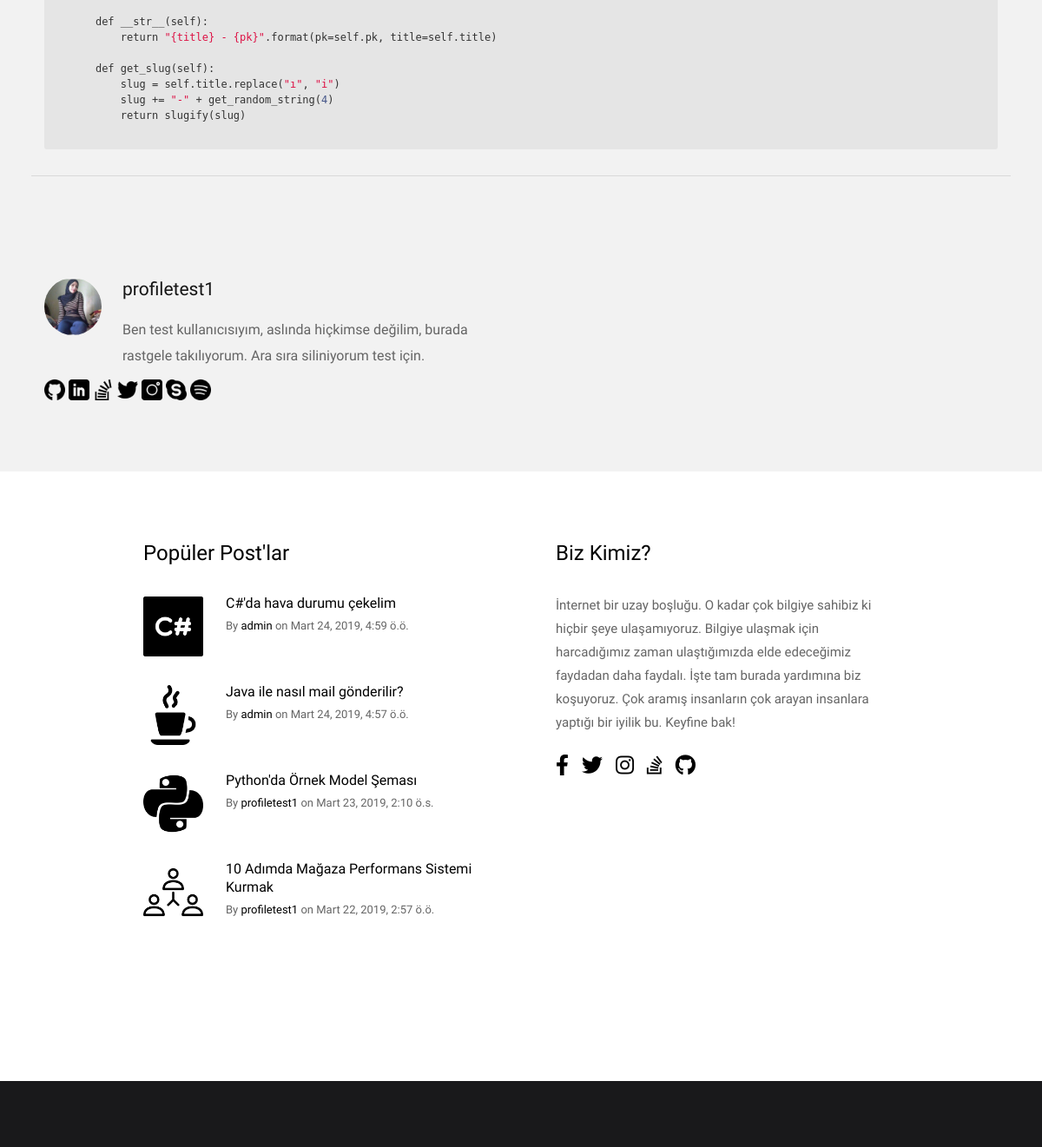
/posts/post/ornek-model-semasi-twy9 (signed in, middle part), run on an earlier commit of the app's database.
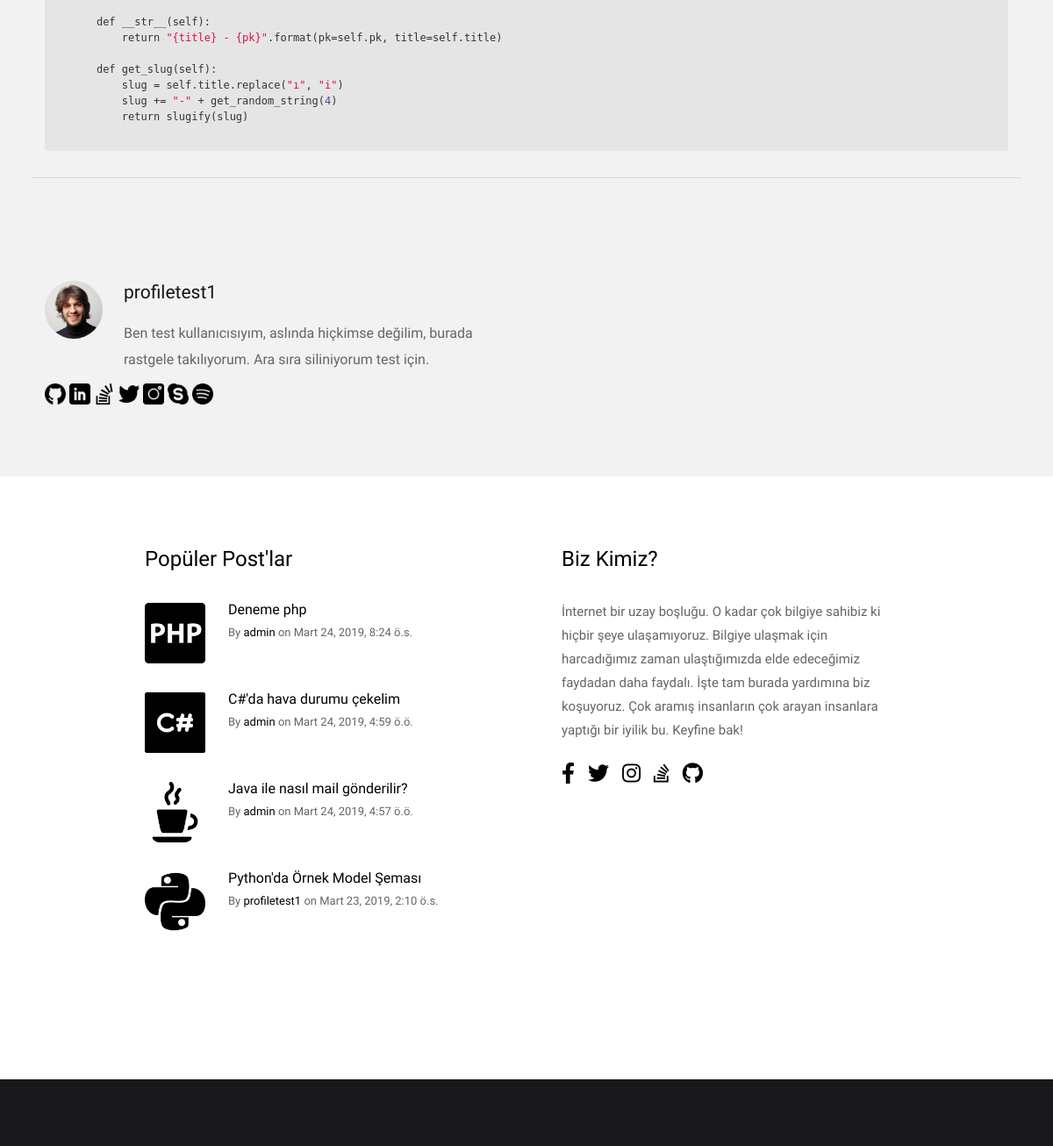
And on a later commit of the database.
### blog/models.py (models this page shows, shortened)
class Post(models.Model):
    author = models.ForeignKey("auth.User", on_delete=models.CASCADE, verbose_name="Author")
    category = models.ForeignKey("Category", on_delete=models.CASCADE, verbose_name="Category Name")
    sub_category = models.ForeignKey("SubCategory", on_delete=models.CASCADE, verbose_name="Sub-Category Name",
                                     related_name="sub_category")
    title = models.CharField(max_length=50, verbose_name="Post Title")
    slug = models.SlugField(max_length=55, blank=True, null=True)
    description = RichTextField(max_length=100000, null=False)
    image = models.ImageField(upload_to='story_images/', null=True, blank=True,
                              default='')
    created_date = models.DateTimeField(auto_now_add=True, verbose_name="Created Date")
    updated_date = models.DateTimeField(blank=True, null=True, verbose_name="Updated Date")
    verified_date = models.DateTimeField(auto_now_add=True, verbose_name="Verified Date")
    STATUS_DRAFT = 1
    STATUS_PUBLISHED = 2
    STATUS_ARCHIVED = 3
    STATUS_DEACTIVATED = 4
    STATUSES = (
        (STATUS_DRAFT, 'Taslak'),
        (STATUS_PUBLISHED, 'Yayında'),
        (STATUS_ARCHIVED, 'Arşivlendi'),
        (STATUS_DEACTIVATED, 'Kaldırıldı')
    )
    active_post = models.SmallIntegerField(choices=STATUSES, default="2")
    tag = models.ManyToManyField(SubCategory)

class SubCategory(models.Model):
    category_name = models.ForeignKey(Category, on_delete=models.CASCADE, null=True, related_name='subcategories')
    sub_category_name = models.CharField(max_length=50, verbose_name="Sub-Category Name")
    sub_category_image = models.FileField(upload_to='sub_category_images/', null=True, blank=True)
    def __str__(self):
        return self.sub_category_name

### user/models.py (models this page shows, shortened)
class Profile(models.Model):
    user = models.OneToOneField(User, on_delete=models.CASCADE)
    slug = models.SlugField(max_length=55, blank=True, null=True)
    bio = models.TextField(max_length=500, blank=True)
    school = models.CharField(max_length=30, blank=True)
    education = models.CharField(max_length=30, blank=True)
    city = models.CharField(max_length=30, blank=True)
    birth_date = models.DateField(null=True, blank=True)
    avatar = models.ImageField(upload_to='avatars/', null=True, blank=True)
    job = models.CharField(max_length=30, blank=True)
    skills = models.ManyToManyField(SubCategory)
    post = models.ManyToManyField(Post, blank=True)
    followers = models.ManyToManyField(User, blank=True, verbose_name="Followers", related_name="Followers")
    following = models.ManyToManyField(User, blank=True, verbose_name="Following", related_name="Following")
    github_profile = models.URLField(verbose_name="Github Profile", null=True, blank=True)
    twitter_profile = models.URLField(verbose_name="Twitter Profile", null=True, blank=True)
    stack_overflow_profile = models.URLField(verbose_name="Stack Overflow Profile", null=True, blank=True)
    facebook_profile = models.URLField(verbose_name="Facebook Profile", null=True, blank=True)
    instagram_profile = models.URLField(verbose_name="Instagram Profile", null=True, blank=True)

### blog/views.py (the view)
# urls.py: path('post/<slug:slug>', views.detail, name="detail"),
@login_required
def detail(request, slug):
    post = get_object_or_404(Post, slug=slug)
    tag = post.tag.all()
    context = {
        "post": post,
        "tag": tag,
    }
    return render(request, "post_pages/detail_post.html", context)

### base_pages/views.py (called while the page is built)
def categories(request):
    categories = Category.objects.all()
    context = {
        "categories": categories,
    }
    return context

def footerpost(request):
    footer_post = Post.objects.filter(active_post="2").order_by('-created_date')
    context = {
        "footer_post": footer_post,
    }
    return context

### blog/templatetags/my_filters.py (called while the page is built)
@register.filter()
def upfirstletter(value):
    first = value[0] if len(value) > 0 else ''
    remaining = value[1:] if len(value) > 1 else ''
    return first.upper() + remaining

### templates/post_pages/detail_post.html (shortened to what this page needs)
{% extends "base/layout.html" %}
{% load static %}
{% block body %}
    <section class="s-content" style="padding-top: 0px">
        <section id="styles" class="s-styles">
            <div class="row">
                <div class="col-full tab-full">
                    <p>
                        {{ post.description|safe }}
                    </p>
                </div>
                <hr>
                <div class="caption-container">
                    <div class="col-six table-responsive">
                        <div class="s-content__author">
                            <img src="{{ post.author.profile.avatar.url }}" alt="">
                            <div class="s-content__author-about">
                                <h4 class="s-content__author-name">
                                    <a href="{% url 'user:profile' slug=post.author.profile.slug %}">{{ post.author }}</a>
                                </h4>
                                <p>{{ post.author.profile.bio }}
                                </p>
                            </div>
                        </div>
                        <a href="https://www.github.com/mindlabcore" target="_blank"><img style="width: 24px" src="{% static 'icons/github.png' %}" alt=""></a>
                        <img style="width: 24px" src="{% static 'icons/linkedin.png' %}" alt="">
                        <img style="width: 24px" src="{% static 'icons/stack-overflow.png' %}" alt="">
                        <img style="width: 24px" src="{% static 'icons/twitter.png' %}" alt="">
                        <img style="width: 24px" src="{% static 'icons/instagram.png' %}" alt="">
                        <img style="width: 24px" src="{% static 'icons/skype.png' %}" alt="">
                        <img style="width: 24px" src="{% static 'icons/spotify.png' %}" alt="">
                    </div>
                </div>
            </div>
        </section>
    </section>
{% endblock body %}

### templates/base/components/s-extra-footer-top.html
{% load static %}
{% load my_filters %}
<section class="s-extra">
    <div class="row top">
        <div class="col-eight md-six tab-full popular">
            <h3>Popüler Post'lar</h3>
            <div class="block-1-2 block-m-full popular__posts">
                {% for post in footer_post|slice:":6" %}
                    <article class="col-block popular__post">
                        <a href="#0" class="popular__thumb">
                            <img src="{{ post.sub_category.sub_category_image.url }}" alt="">
                        </a>
                        <h5><a href="{% url 'posts:detail' slug=post.slug %}">{{ post.title|safe|upfirstletter }}</a></h5>
                        <section class="popular__meta">
                            <span class="popular__author"><span>By</span> <a href="{% url 'user:profile' slug=post.author %}">{{ post.author }}</a></span>
                            <span class="popular__date"><span>on</span> <time
                                    datetime="2017-12-19">{{ post.created_date }}</time></span>
                        </section>
                    </article>
                {% endfor %}
            </div>
        </div>
        <div class="col-four md-six tab-full about">
            <h3>Biz Kimiz?</h3>
            <p>
                İnternet bir uzay boşluğu. O kadar çok bilgiye sahibiz ki hiçbir şeye ulaşamıyoruz. Bilgiye ulaşmak için
                harcadığımız zaman ulaştığımızda elde edeceğimiz faydadan daha faydalı. İşte tam burada
                yardımına biz koşuyoruz. Çok aramış insanların çok arayan insanlara yaptığı bir iyilik bu. Keyfine bak!
            </p>
            <ul class="about__social">
                <li>
                    <a href="" target="_blank"><i class="fab fa-facebook-f"></i></a>
                </li>
                <li>
                    <a href="https://twitter.com/kolayinibul" target="_blank"><i class="fab fa-twitter"></i></a>
                </li>
                <li>
                    <a href="https://www.instagram.com/kolayinibul" target="_blank"><i class="fab fa-instagram"></i></a>
                </li>
                <li>
                    <a href="#0" target="_blank"><i class="fab fa-stack-overflow"></i></a>
                </li>
                <li>
                    <a href="" target="_blank"><i class="fab fa-github"></i></a>
                </li>
            </ul>
        </div>
    </div>
</section>

What changed in the data, as far as the page shows it:
no longer on this page (row unchanged): Post: sub_category.sub_category_image (picture), title|upfirstletter "10 Adımda Mağaza Performans Sistemi Kurmak", author "profiletest1", created_date "Mart 22, 2019, 2:57 ö.ö."
changed through a linked row, Post "Python'da Örnek Model Şeması": author.profile.avatar: a different picture
added Post: sub_category.sub_category_image (picture), title|upfirstletter "Deneme php", author "admin", created_date "Mart 24, 2019, 8:24 ö.s."
